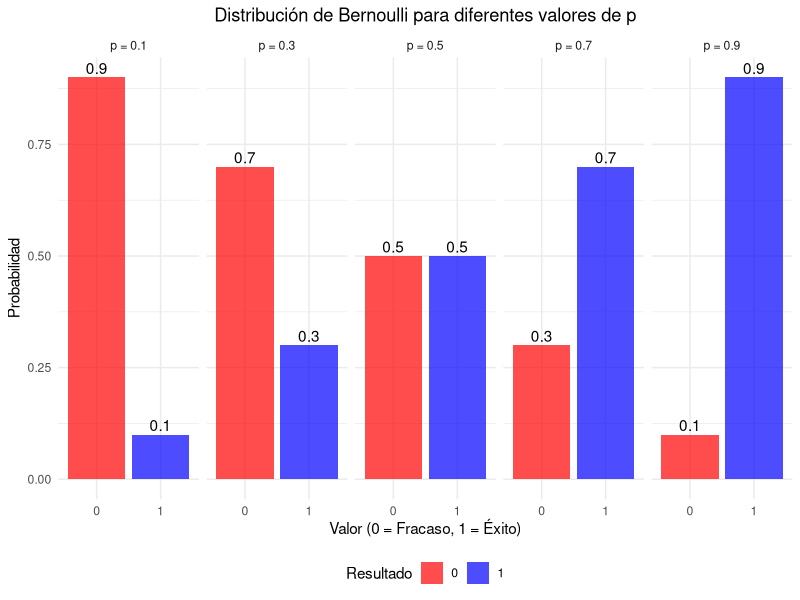
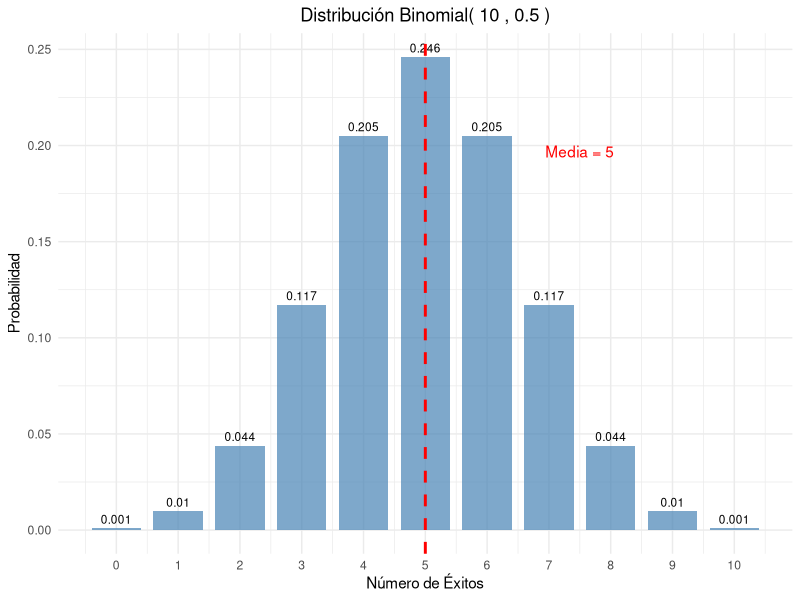
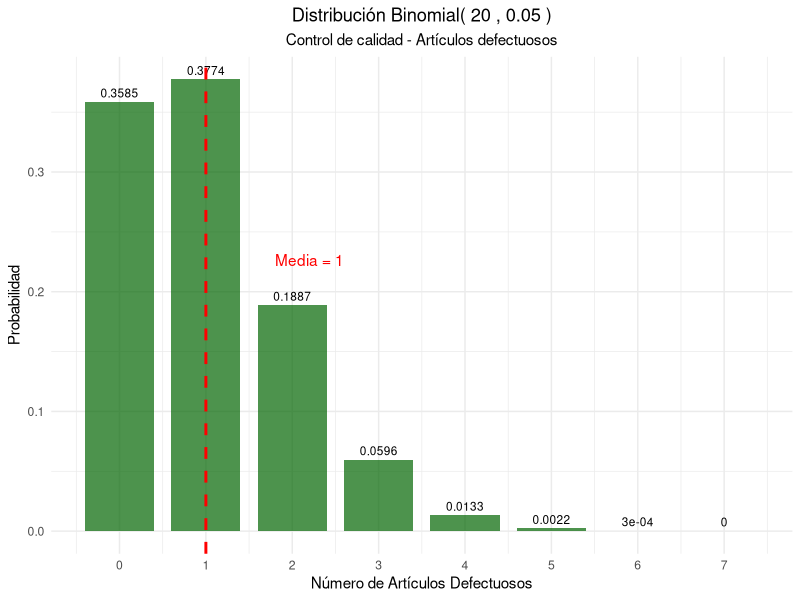
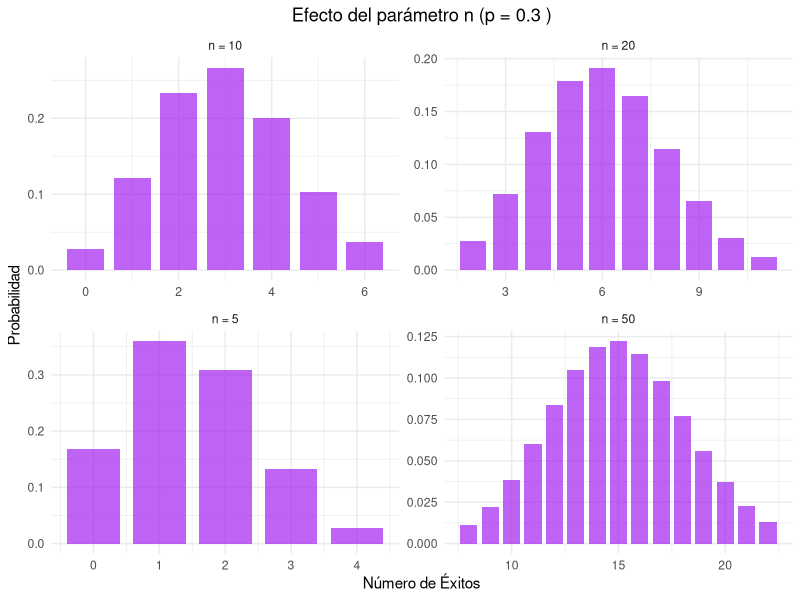
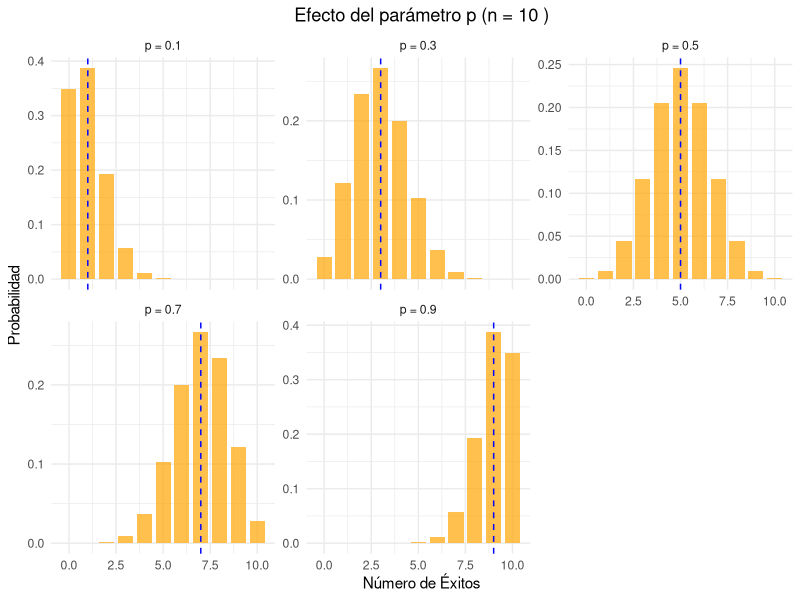
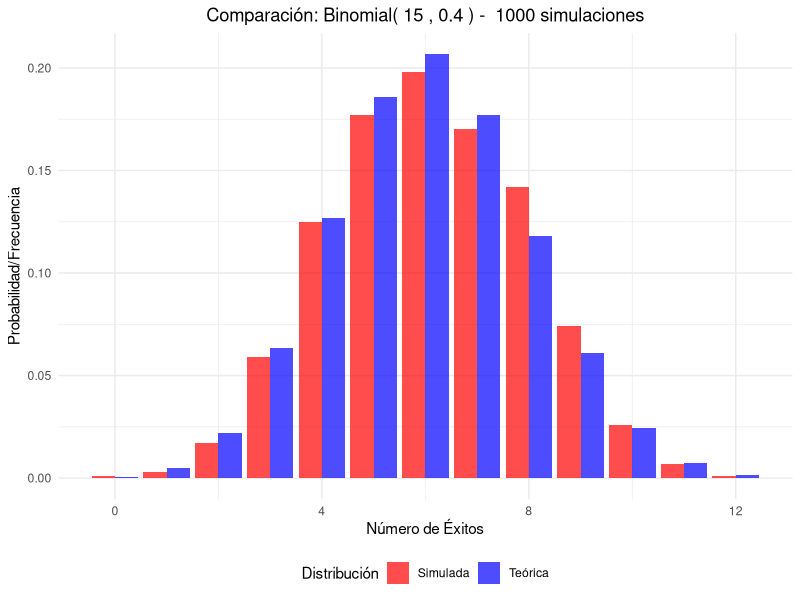
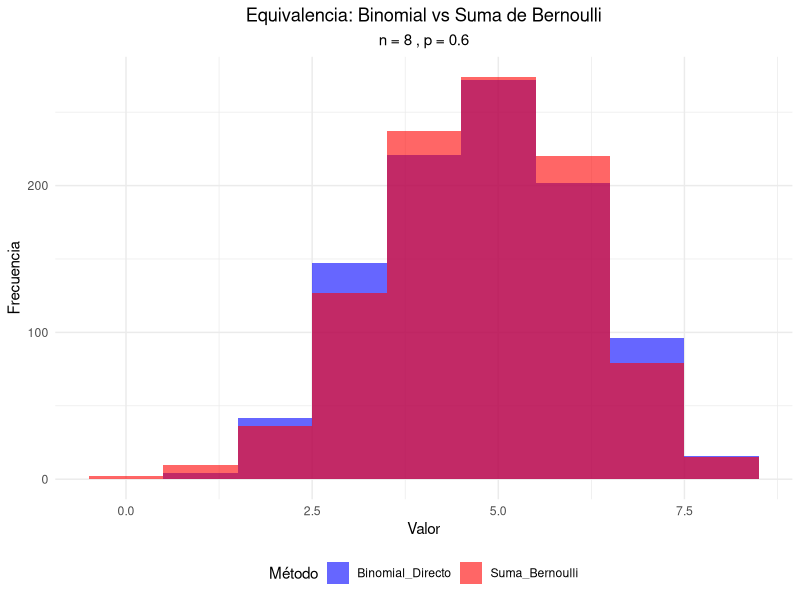
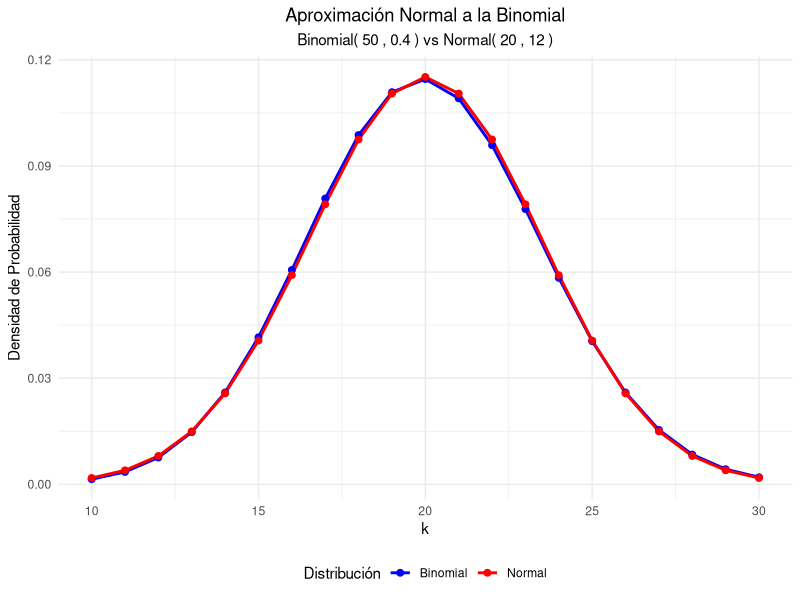

The R source for these figures, in order:
## ---- chunk 1
#| label: setup
#| include: false
library(tidyverse)
library(kableExtra)
library(gridExtra)
## ---- chunk 2
#| label: moneda-bernoulli
# Moneda justa
p_moneda <- 0.5

# Crear tabla de probabilidades
bernoulli_moneda <- data.frame(
  Resultado = c("Sello (0)", "Cara (1)"),
  Valor = c(0, 1),
  Probabilidad = c(1-p_moneda, p_moneda)
)

kable(bernoulli_moneda, 
      caption = "Distribución Bernoulli - Moneda justa (p = 0.5)",
      align = "ccc") %>%
  kable_styling(bootstrap_options = "striped")

# Parámetros
media_moneda <- p_moneda
varianza_moneda <- p_moneda * (1 - p_moneda)
desv_std_moneda <- sqrt(varianza_moneda)

cat("Parámetros estadísticos:\n")
cat("Media:", media_moneda, "\n")
cat("Varianza:", varianza_moneda, "\n")
cat("Desviación estándar:", desv_std_moneda, "\n")
## ---- chunk 3
#| label: ejemplos-bernoulli-multiple
# Diferentes valores de p
p_values <- c(0.1, 0.3, 0.5, 0.7, 0.9)

# Crear data frame para visualización
bernoulli_data <- data.frame()
for(p in p_values) {
  temp_data <- data.frame(
    p = paste("p =", p),
    x = c(0, 1),
    probabilidad = c(1-p, p),
    media = p,
    varianza = p*(1-p)
  )
  bernoulli_data <- rbind(bernoulli_data, temp_data)
}

# Tabla de parámetros
param_bernoulli <- data.frame(
  p = p_values,
  Media = p_values,
  Varianza = p_values * (1 - p_values),
  Desv_Std = sqrt(p_values * (1 - p_values))
)

kable(param_bernoulli, 
      caption = "Parámetros de la distribución Bernoulli para diferentes valores de p",
      digits = 4,
      col.names = c("p", "Media", "Varianza", "Desv. Estándar")) %>%
  kable_styling(bootstrap_options = "striped")
## ---- chunk 4
#| label: grafico-bernoulli
#| fig-cap: "Distribución Bernoulli para diferentes valores de p"
ggplot(bernoulli_data, aes(x = factor(x), y = probabilidad, fill = factor(x))) +
  geom_col(alpha = 0.7) +
  geom_text(aes(label = round(probabilidad, 2)), vjust = -0.3) +
  facet_wrap(~p, ncol = 5) +
  scale_fill_manual(values = c("0" = "red", "1" = "blue")) +
  labs(title = "Distribución de Bernoulli para diferentes valores de p",
       x = "Valor (0 = Fracaso, 1 = Éxito)",
       y = "Probabilidad",
       fill = "Resultado") +
  theme_minimal() +
  theme(plot.title = element_text(hjust = 0.5),
        legend.position = "bottom")
## ---- chunk 5
#| label: binomial-monedas
# Parámetros
n_monedas <- 10
p_monedas <- 0.5

# Calcular probabilidades
k_values <- 0:n_monedas
prob_binomial <- dbinom(k_values, n_monedas, p_monedas)

# Crear data frame
binomial_monedas <- data.frame(
  Num_Caras = k_values,
  Probabilidad = prob_binomial
)

# Mostrar tabla
kable(binomial_monedas, 
      caption = paste("Distribución Binomial - 10 lanzamientos de moneda (n =", n_monedas, ", p =", p_monedas, ")"),
      digits = 4,
      col.names = c("Número de Caras", "Probabilidad")) %>%
  kable_styling(bootstrap_options = "striped")

# Parámetros estadísticos
media_monedas <- n_monedas * p_monedas
varianza_monedas <- n_monedas * p_monedas * (1 - p_monedas)
desv_std_monedas <- sqrt(varianza_monedas)

cat("\nParámetros estadísticos:\n")
cat("Media:", media_monedas, "\n")
cat("Varianza:", varianza_monedas, "\n")
cat("Desviación estándar:", round(desv_std_monedas, 4), "\n")
## ---- chunk 6
#| label: grafico-binomial-monedas
#| fig-cap: "Distribución Binomial - 10 lanzamientos de moneda"
ggplot(binomial_monedas, aes(x = Num_Caras, y = Probabilidad)) +
  geom_col(fill = "steelblue", alpha = 0.7, width = 0.8) +
  geom_text(aes(label = round(Probabilidad, 3)), vjust = -0.5, size = 3) +
  geom_vline(xintercept = media_monedas, color = "red", linetype = "dashed", size = 1) +
  annotate("text", x = media_monedas + 2.5, y = max(prob_binomial) * 0.8, 
           label = paste("Media =", media_monedas), color = "red") +
  scale_x_continuous(breaks = k_values) +
  labs(title = paste("Distribución Binomial(", n_monedas, ",", p_monedas, ")"),
       x = "Número de Éxitos",
       y = "Probabilidad") +
  theme_minimal() +
  theme(plot.title = element_text(hjust = 0.5))
## ---- chunk 7
#| label: control-calidad
# Parámetros
n_articulos <- 20
p_defecto <- 0.05

# Probabilidades
k_defectos <- 0:n_articulos
prob_defectos <- dbinom(k_defectos, n_articulos, p_defecto)

# Crear data frame
calidad_data <- data.frame(
  Defectos = k_defectos,
  Probabilidad = prob_defectos
)

# Filtrar probabilidades significativas (> 0.001)
calidad_filtrada <- calidad_data[calidad_data$Probabilidad > 0.001, ]

kable(calidad_filtrada, 
      caption = paste("Distribución Binomial - Control de calidad (n =", n_articulos, ", p =", p_defecto, ")"),
      digits = 4,
      col.names = c("Número de Defectos", "Probabilidad")) %>%
  kable_styling(bootstrap_options = "striped")

# Parámetros estadísticos
media_defectos <- n_articulos * p_defecto
varianza_defectos <- n_articulos * p_defecto * (1 - p_defecto)
desv_std_defectos <- sqrt(varianza_defectos)

cat("Parámetros estadísticos:\n")
cat("Media:", media_defectos, "\n")
cat("Varianza:", round(varianza_defectos, 4), "\n")
cat("Desviación estándar:", round(desv_std_defectos, 4), "\n")

# Probabilidades importantes
prob_0_defectos <- dbinom(0, n_articulos, p_defecto)
prob_max_2_defectos <- pbinom(2, n_articulos, p_defecto)
prob_mas_3_defectos <- 1 - pbinom(3, n_articulos, p_defecto)

cat("\nProbabilidades de interés:\n")
cat("P(0 defectos):", round(prob_0_defectos, 4), "\n")
cat("P(≤ 2 defectos):", round(prob_max_2_defectos, 4), "\n")
cat("P(> 3 defectos):", round(prob_mas_3_defectos, 4), "\n")
## ---- chunk 8
#| label: grafico-calidad
#| fig-cap: "Distribución Binomial - Control de calidad"
ggplot(calidad_data[1:8, ], aes(x = Defectos, y = Probabilidad)) +
  geom_col(fill = "darkgreen", alpha = 0.7, width = 0.8) +
  geom_text(aes(label = round(Probabilidad, 4)), vjust = -0.5, size = 3) +
  geom_vline(xintercept = media_defectos, color = "red", linetype = "dashed", size = 1) +
  annotate("text", x = media_defectos + 1.2, y = max(prob_defectos) * 0.6, 
           label = paste("Media =", media_defectos), color = "red") +
  scale_x_continuous(breaks = 0:7) +
  labs(title = paste("Distribución Binomial(", n_articulos, ",", p_defecto, ")"),
       subtitle = "Control de calidad - Artículos defectuosos",
       x = "Número de Artículos Defectuosos",
       y = "Probabilidad") +
  theme_minimal() +
  theme(plot.title = element_text(hjust = 0.5),
        plot.subtitle = element_text(hjust = 0.5))
## ---- chunk 9
#| label: efecto-n
# Diferentes valores de n con p fijo
n_vals <- c(5, 10, 20, 50)
p_fijo <- 0.3

# Crear data frame para comparación
comp_n_data <- data.frame()
for(n in n_vals) {
  k_vals <- 0:n
  probs <- dbinom(k_vals, n, p_fijo)
  temp_data <- data.frame(
    n = paste("n =", n),
    k = k_vals,
    probabilidad = probs,
    media = n * p_fijo,
    varianza = n * p_fijo * (1 - p_fijo)
  )
  comp_n_data <- rbind(comp_n_data, temp_data)
}

# Filtrar para visualización (solo valores con probabilidad > 0.01)
comp_n_filtered <- comp_n_data[comp_n_data$probabilidad > 0.01, ]

ggplot(comp_n_filtered, aes(x = k, y = probabilidad)) +
  geom_col(fill = "purple", alpha = 0.7, width = 0.8) +
  facet_wrap(~n, scales = "free") +
  labs(title = paste("Efecto del parámetro n (p =", p_fijo, ")"),
       x = "Número de Éxitos",
       y = "Probabilidad") +
  theme_minimal() +
  theme(plot.title = element_text(hjust = 0.5))
## ---- chunk 10
#| label: efecto-p
#| fig-cap: "Efecto del parámetro p en la distribución binomial"
# Diferentes valores de p con n fijo
p_vals <- c(0.1, 0.3, 0.5, 0.7, 0.9)
n_fijo <- 10

# Crear data frame para comparación
comp_p_data <- data.frame()
for(p in p_vals) {
  k_vals <- 0:n_fijo
  probs <- dbinom(k_vals, n_fijo, p)
  temp_data <- data.frame(
    p = paste("p =", p),
    k = k_vals,
    probabilidad = probs,
    media = n_fijo * p,
    varianza = n_fijo * p * (1 - p)
  )
  comp_p_data <- rbind(comp_p_data, temp_data)
}

ggplot(comp_p_data, aes(x = k, y = probabilidad)) +
  geom_col(fill = "orange", alpha = 0.7, width = 0.8) +
  geom_vline(aes(xintercept = media), color = "blue", linetype = "dashed") +
  facet_wrap(~p, scales = "free_y") +
  labs(title = paste("Efecto del parámetro p (n =", n_fijo, ")"),
       x = "Número de Éxitos",
       y = "Probabilidad") +
  theme_minimal() +
  theme(plot.title = element_text(hjust = 0.5))
## ---- chunk 11
#| label: simulacion-binomial
set.seed(456)
n_trials <- 15
p_sim_bin <- 0.4
n_sim_bin <- 1000

# Generar datos
datos_binomial <- rbinom(n_sim_bin, n_trials, p_sim_bin)

# Calcular estadísticas observadas
media_obs_bin <- mean(datos_binomial)
var_obs_bin <- var(datos_binomial)

# Valores teóricos
media_teo_bin <- n_trials * p_sim_bin
var_teo_bin <- n_trials * p_sim_bin * (1 - p_sim_bin)

cat("Media teórica:", media_teo_bin, "| Media observada:", round(media_obs_bin, 4), "\n")
cat("Varianza teórica:", var_teo_bin, "| Varianza observada:", round(var_obs_bin, 4), "\n")

# Comparar distribuciones
freq_obs_bin <- table(datos_binomial) / n_sim_bin
k_sim <- as.numeric(names(freq_obs_bin))
freq_teo_bin <- dbinom(k_sim, n_trials, p_sim_bin)

comparacion_bin <- data.frame(
  k = k_sim,
  Freq_Observada = as.numeric(freq_obs_bin),
  Prob_Teorica = freq_teo_bin
)

kable(head(comparacion_bin, 10), 
      caption = "Comparación frecuencias observadas vs probabilidades teóricas",
      digits = 4,
      col.names = c("k", "Freq. Observada", "Prob. Teórica")) %>%
  kable_styling(bootstrap_options = "striped")
## ---- chunk 12
#| label: grafico-comparacion-sim
#| fig-cap: "Comparación entre distribución teórica y simulada"
library(tidyr)

# Preparar datos para visualización
comp_sim_long <- comparacion_bin %>%
  pivot_longer(cols = c(Freq_Observada, Prob_Teorica),
               names_to = "Tipo",
               values_to = "Probabilidad") %>%
  mutate(Tipo = case_when(
    Tipo == "Freq_Observada" ~ "Simulada",
    Tipo == "Prob_Teorica" ~ "Teórica"
  ))

ggplot(comp_sim_long, aes(x = k, y = Probabilidad, fill = Tipo)) +
  geom_col(position = "dodge", alpha = 0.7) +
  scale_fill_manual(values = c("Teórica" = "blue", "Simulada" = "red")) +
  labs(title = paste("Comparación: Binomial(", n_trials, ",", p_sim_bin, ") - ", n_sim_bin, "simulaciones"),
       x = "Número de Éxitos",
       y = "Probabilidad/Frecuencia",
       fill = "Distribución") +
  theme_minimal() +
  theme(plot.title = element_text(hjust = 0.5),
        legend.position = "bottom")
## ---- chunk 13
#| label: relacion-bernoulli-binomial
set.seed(789)
n_exp <- 8
p_exp <- 0.6
n_sim_rel <- 1000

# Método 1: Generar directamente de Binomial
binomial_directo <- rbinom(n_sim_rel, n_exp, p_exp)

# Método 2: Sumar n variables Bernoulli independientes
suma_bernoulli <- replicate(n_sim_rel, {
  bernoulli_vars <- rbinom(n_exp, 1, p_exp)
  sum(bernoulli_vars)
})

# Comparar distribuciones
comparacion_relacion <- data.frame(
  Binomial_Directo = binomial_directo,
  Suma_Bernoulli = suma_bernoulli
)

# Visualización comparativa
comp_rel_long <- comparacion_relacion %>%
  mutate(id = row_number()) %>%
  pivot_longer(cols = c(Binomial_Directo, Suma_Bernoulli),
               names_to = "Metodo",
               values_to = "Valor")

ggplot(comp_rel_long, aes(x = Valor, fill = Metodo)) +
  geom_histogram(alpha = 0.6, position = "identity", bins = n_exp + 1) +
  scale_fill_manual(values = c("Binomial_Directo" = "blue", "Suma_Bernoulli" = "red")) +
  labs(title = "Equivalencia: Binomial vs Suma de Bernoulli",
       subtitle = paste("n =", n_exp, ", p =", p_exp),
       x = "Valor",
       y = "Frecuencia",
       fill = "Método") +
  theme_minimal() +
  theme(plot.title = element_text(hjust = 0.5),
        plot.subtitle = element_text(hjust = 0.5),
        legend.position = "bottom")
## ---- chunk 14
#| label: aproximacion-normal
# Parámetros para aproximación normal
n_aprox <- 50
p_aprox <- 0.4

# Verificar condiciones
condicion1 <- n_aprox * p_aprox >= 5
condicion2 <- n_aprox * (1 - p_aprox) >= 5

cat("Condiciones para aproximación normal:\n")
cat("np =", n_aprox * p_aprox, "≥ 5:", condicion1, "\n")
cat("n(1-p) =", n_aprox * (1-p_aprox), "≥ 5:", condicion2, "\n")

if(condicion1 & condicion2) {
  # Calcular probabilidades exactas y aproximadas
  k_aprox <- 0:n_aprox
  prob_exacta <- dbinom(k_aprox, n_aprox, p_aprox)
  
  # Aproximación normal (con corrección de continuidad)
  media_normal <- n_aprox * p_aprox
  var_normal <- n_aprox * p_aprox * (1 - p_aprox)
  sd_normal <- sqrt(var_normal)
  
  # Crear data frame para comparación
  aprox_data <- data.frame(
    k = k_aprox,
    Binomial = prob_exacta,
    Normal = dnorm(k_aprox, media_normal, sd_normal)
  )
  
  # Filtrar valores significativos
  aprox_filtered <- aprox_data[aprox_data$Binomial > 0.001, ]
  
  # Visualización
  aprox_long <- aprox_filtered %>%
    pivot_longer(cols = c(Binomial, Normal),
                 names_to = "Distribucion",
                 values_to = "Densidad")
  
  ggplot(aprox_long, aes(x = k, y = Densidad, color = Distribucion)) +
    geom_line(size = 1) +
    geom_point(size = 2) +
    scale_color_manual(values = c("Binomial" = "blue", "Normal" = "red")) +
    labs(title = "Aproximación Normal a la Binomial",
         subtitle = paste("Binomial(", n_aprox, ",", p_aprox, ") vs Normal(", media_normal, ",", round(sd_normal^2, 2), ")"),
         x = "k",
         y = "Densidad de Probabilidad",
         color = "Distribución") +
    theme_minimal() +
    theme(plot.title = element_text(hjust = 0.5),
          plot.subtitle = element_text(hjust = 0.5),
          legend.position = "bottom")
}
## ---- chunk 15
#| label: aplicacion-medicina
# Parámetros
n_pacientes <- 25
p_cura <- 0.8

# Preguntas de interés
# 1. ¿Cuál es la probabilidad de que exactamente 20 pacientes se curen?
prob_20_curas <- dbinom(20, n_pacientes, p_cura)

# 2. ¿Cuál es la probabilidad de que al menos 22 pacientes se curen?
prob_min_22 <- 1 - pbinom(21, n_pacientes, p_cura)

# 3. ¿Cuál es la probabilidad de que entre 18 y 22 pacientes se curen?
prob_18_22 <- pbinom(22, n_pacientes, p_cura) - pbinom(17, n_pacientes, p_cura)

# Parámetros estadísticos
media_curas <- n_pacientes * p_cura
varianza_curas <- n_pacientes * p_cura * (1 - p_cura)
desv_std_curas <- sqrt(varianza_curas)

cat("Aplicación Médica - Efectividad del tratamiento:\n")
cat("Parámetros: n =", n_pacientes, ", p =", p_cura, "\n\n")
cat("Estadísticas esperadas:\n")
cat("Número esperado de curas:", media_curas, "\n")
cat("Varianza:", varianza_curas, "\n")
cat("Desviación estándar:", round(desv_std_curas, 4), "\n\n")
cat("Probabilidades de interés:\n")
cat("P(exactamente 20 curas):", round(prob_20_curas, 4), "\n")
cat("P(al menos 22 curas):", round(prob_min_22, 4), "\n")
cat("P(entre 18 y 22 curas):", round(prob_18_22, 4), "\n")

# Visualización
k_medicina <- 0:n_pacientes
prob_medicina <- dbinom(k_medicina, n_pacientes, p_cura)
medicina_data <- data.frame(k = k_medicina, probabilidad = prob_medicina)

ggplot(medicina_data, aes(x = k, y = probabilidad)) +
  geom_col(fill = "darkblue", alpha = 0.7, width = 0.8) +
  geom_vline(xintercept = media_curas, color = "red", linetype = "dashed", size = 1) +
  geom_vline(xintercept = c(18, 22), color = "orange", linetype = "dotted", size = 1) +
  annotate("text", x = media_curas + 1.5, y = max(prob_medicina) * 0.8, 
           label = paste("E[X] =", media_curas), color = "red") +
  annotate("rect", xmin = 18, xmax = 22, ymin = 0, ymax = Inf, 
           alpha = 0.2, fill = "orange") +
  labs(title = "Distribución del Número de Pacientes Curados",
       subtitle = paste("Binomial(", n_pacientes, ",", p_cura, ")"),
       x = "Número de Pacientes Curados",
       y = "Probabilidad") +
  theme_minimal() +
  theme(plot.title = element_text(hjust = 0.5),
        plot.subtitle = element_text(hjust = 0.5))
## ---- chunk 16
# --- Ejercicios Bernoulli/Binomial ---

# Parámetros
p <- 0.02   # probabilidad de pieza defectuosa
n <- 10     # número de piezas inspeccionadas
k <- 2      # número de defectuosas buscadas

# --- a) Probabilidad de obtener una pieza no defectuosa ---
p_no_def <- 1 - p
cat("a) Probabilidad de pieza no defectuosa:", round(p_no_def, 4), "\n")

# --- b) Media y varianza de la distribución Bernoulli ---
media_bernoulli <- p
var_bernoulli <- p * (1 - p)
cat("b) Media Bernoulli:", round(media_bernoulli,4), "\n")
cat("   Varianza Bernoulli:", round(var_bernoulli,4), "\n")

# --- c) Probabilidad de encontrar exactamente 2 defectuosas en 10 piezas ---
prob_2_def <- dbinom(k, size = n, prob = p)
cat("c) Probabilidad de exactamente 2 defectuosas en 10 piezas:", round(prob_2_def,6), "\n")


## ---- chunk 17
# --- Ejemplo Bernoulli: Respuesta aleatoria en examen ---

# Probabilidad de acierto
p <- 1/4

# --- a) Modelo Bernoulli ---
cat("a) X ~ Bernoulli(p =", p, ")\n")

# --- b) Probabilidades ---
cat("b) Probabilidad de acertar:", p, "\n")
cat("   Probabilidad de fallar:", 1-p, "\n")

# --- c) Parámetros estadísticos ---
media <- p
varianza <- p*(1-p)
desviacion <- sqrt(varianza)

cat("c) Media:", round(media,4), "\n")
cat("   Varianza:", round(varianza,4), "\n")
cat("   Desviación estándar:", round(desviacion,4), "\n")

## ---- chunk 18
# --- Ejercicios Binomial: Lanzamiento de moneda ---

# Parámetros
n <- 15
p <- 0.5

# a) Probabilidad de exactamente 8 caras
prob_8 <- dbinom(8, size = n, prob = p)
cat("a) Probabilidad de exactamente 8 caras:", round(prob_8,6), "\n")

# b) Probabilidad de al menos 12 caras
prob_mayor12 <- sum(dbinom(12:15, size = n, prob = p))
cat("b) Probabilidad de al menos 12 caras:", round(prob_mayor12,6), "\n")

# c) Media y desviación estándar
media <- n*p
varianza <- n*p*(1-p)
desviacion <- sqrt(varianza)
cat("c) Media:", media, "\n")
cat("   Desviación estándar:", round(desviacion,3), "\n")

## ---- chunk 19
# --- Ejercicio Binomial: Efectividad de medicamento ---

# Parámetros
n <- 20
p <- 0.85

# a) Probabilidad de exactamente 18 pacientes curados
prob_18 <- dbinom(18, size = n, prob = p)
cat("a) Probabilidad de exactamente 18 pacientes curados:", round(prob_18,6), "\n")

# b) Probabilidad de que se curen entre 15 y 19 pacientes
prob_15_19 <- sum(dbinom(15:19, size = n, prob = p))
cat("b) Probabilidad de que se curen entre 15 y 19 pacientes:", round(prob_15_19,6), "\n")

# c) Número esperado de pacientes curados
esperado <- n * p
cat("c) Número esperado de pacientes curados:", esperado, "\n")

## ---- chunk 20
set.seed(123)

# Parámetros
n <- 10
m <- 15
p <- 0.3
num_sim <- 10000

# Simulación
X <- rbinom(num_sim, size = n, prob = p)
Y <- rbinom(num_sim, size = m, prob = p)
Suma <- X + Y

# Comparar media y varianza
cat("Media simulada de X+Y:", mean(Suma), "\n")
cat("Varianza simulada de X+Y:", var(Suma), "\n")

cat("Media teórica de Binomial(n+m,p):", (n+m)*p, "\n")
cat("Varianza teórica de Binomial(n+m,p):", (n+m)*p*(1-p), "\n")

# Histograma con distribución teórica
hist(Suma, breaks = (0:(n+m+1))-0.5, probability = TRUE,
     col = "lightblue", main = "Suma de Binomiales",
     xlab = "X + Y", ylab = "Probabilidad")

# Superponer probabilidad teórica
points(0:(n+m), dbinom(0:(n+m), size=n+m, prob=p), col="red", pch=16)
legend("topright", legend=c("Simulación","Teórica"), col=c("lightblue","red"), pch=c(15,16))
